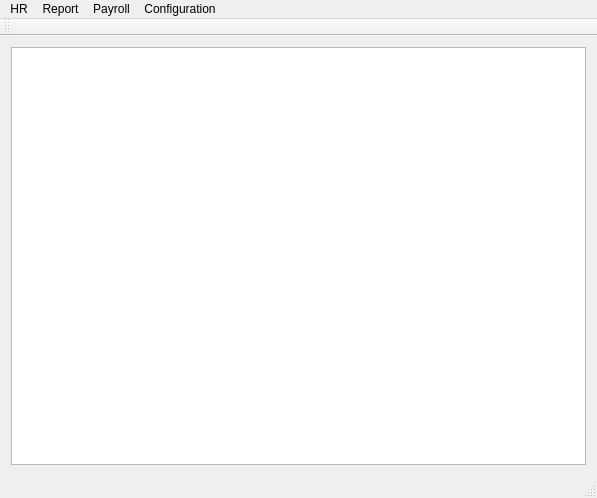
<?xml version="1.0" encoding="UTF-8"?>
<ui version="4.0">
 <class>MainWindow</class>
 <widget class="QMainWindow" name="MainWindow">
  <property name="geometry">
   <rect>
    <x>0</x>
    <y>0</y>
    <width>597</width>
    <height>498</height>
   </rect>
  </property>
  <property name="windowTitle">
   <string>Raqeeb</string>
  </property>
  <widget class="QWidget" name="centralWidget">
   <layout class="QVBoxLayout" name="verticalLayout">
    <item>
     <widget class="QTableView" name="tvEmployees"/>
    </item>
   </layout>
  </widget>
  <widget class="QToolBar" name="mainToolBar">
   <attribute name="toolBarArea">
    <enum>TopToolBarArea</enum>
   </attribute>
   <attribute name="toolBarBreak">
    <bool>false</bool>
   </attribute>
  </widget>
  <widget class="QStatusBar" name="statusBar"/>
  <widget class="QMenuBar" name="menuBar">
   <property name="geometry">
    <rect>
     <x>0</x>
     <y>0</y>
     <width>597</width>
     <height>21</height>
    </rect>
   </property>
   <widget class="QMenu" name="menuFile">
    <property name="title">
     <string>HR</string>
    </property>
    <addaction name="AddEmployee"/>
    <addaction name="actionAdd_Leave"/>
    <addaction name="actionAdd_bounce"/>
    <addaction name="actionAdd_deduction"/>
   </widget>
   <widget class="QMenu" name="menuReport">
    <property name="title">
     <string>Report</string>
    </property>
    <addaction name="actionMonth_Payroll"/>
    <addaction name="actionEmployee_salary"/>
   </widget>
   <widget class="QMenu" name="menuNew_Month">
    <property name="title">
     <string>Payroll</string>
    </property>
    <addaction name="actionNew_Month"/>
   </widget>
   <widget class="QMenu" name="menuTools">
    <property name="title">
     <string>Configuration</string>
    </property>
   </widget>
   <addaction name="menuFile"/>
   <addaction name="menuReport"/>
   <addaction name="menuNew_Month"/>
   <addaction name="menuTools"/>
  </widget>
  <action name="actionOpen">
   <property name="text">
    <string>Open</string>
   </property>
  </action>
  <action name="actionExit">
   <property name="text">
    <string>Save</string>
   </property>
  </action>
  <action name="actionExit_2">
   <property name="text">
    <string>Exit</string>
   </property>
  </action>
  <action name="actionOppen">
   <property name="text">
    <string>open</string>
   </property>
  </action>
  <action name="actionSaveReport">
   <property name="text">
    <string>Save Report</string>
   </property>
  </action>
  <action name="actionClose">
   <property name="text">
    <string>Exit</string>
   </property>
  </action>
  <action name="actionManage">
   <property name="text">
    <string>Manage</string>
   </property>
  </action>
  <action name="actionAdd_User">
   <property name="icon">
    <iconset resource="../raqeebResource.qrc">
     <normaloff>:/icons/icons/addemployee.svg</normaloff>:/icons/icons/addemployee.svg</iconset>
   </property>
   <property name="text">
    <string>Add User</string>
   </property>
  </action>
  <action name="AddEmployee">
   <property name="icon">
    <iconset resource="../raqeebResource.qrc">
     <normaloff>:/icons/icons/addemployee.svg</normaloff>:/icons/icons/addemployee.svg</iconset>
   </property>
   <property name="text">
    <string>Add Employee</string>
   </property>
  </action>
  <action name="actionAdd_Leave">
   <property name="icon">
    <iconset resource="../raqeebResource.qrc">
     <normaloff>:/icons/icons/addleave.svg</normaloff>:/icons/icons/addleave.svg</iconset>
   </property>
   <property name="text">
    <string>Add Leave</string>
   </property>
  </action>
  <action name="actionAdd_bounce">
   <property name="icon">
    <iconset resource="../raqeebResource.qrc">
     <normaloff>:/icons/icons/addbonus.svg</normaloff>:/icons/icons/addbonus.svg</iconset>
   </property>
   <property name="text">
    <string>Add bounce</string>
   </property>
  </action>
  <action name="actionAdd_deduction">
   <property name="icon">
    <iconset resource="../raqeebResource.qrc">
     <normaloff>:/icons/icons/addreduction.svg</normaloff>:/icons/icons/addreduction.svg</iconset>
   </property>
   <property name="text">
    <string>Add deduction</string>
   </property>
  </action>
  <action name="actionMonth_Payroll">
   <property name="icon">
    <iconset resource="../raqeebResource.qrc">
     <normaloff>:/icons/icons/monthpayrollreport.svg</normaloff>:/icons/icons/monthpayrollreport.svg</iconset>
   </property>
   <property name="text">
    <string>Month Payroll</string>
   </property>
  </action>
  <action name="actionEmployee_salary">
   <property name="icon">
    <iconset resource="../raqeebResource.qrc">
     <normaloff>:/icons/icons/employeereport.svg</normaloff>:/icons/icons/employeereport.svg</iconset>
   </property>
   <property name="text">
    <string>Employee salary</string>
   </property>
  </action>
  <action name="actionNew_Month">
   <property name="icon">
    <iconset resource="../raqeebResource.qrc">
     <normaloff>:/icons/icons/newmonth.svg</normaloff>:/icons/icons/newmonth.svg</iconset>
   </property>
   <property name="text">
    <string>New Month</string>
   </property>
  </action>
 </widget>
 <layoutdefault spacing="6" margin="11"/>
 <resources>
  <include location="../raqeebResource.qrc"/>
 </resources>
 <connections/>
</ui>
